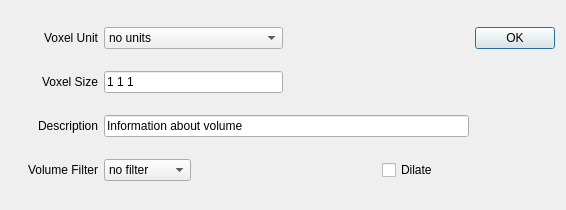
<?xml version="1.0" encoding="UTF-8"?>
<ui version="4.0">
 <class>SavePvlDialog</class>
 <widget class="QDialog" name="SavePvlDialog">
  <property name="geometry">
   <rect>
    <x>0</x>
    <y>0</y>
    <width>566</width>
    <height>210</height>
   </rect>
  </property>
  <property name="windowTitle">
   <string>Additional Information</string>
  </property>
  <property name="whatsThis">
   <string>&lt;!DOCTYPE HTML PUBLIC &quot;-//W3C//DTD HTML 4.0//EN&quot; &quot;http://www.w3.org/TR/REC-html40/strict.dtd&quot;&gt;
&lt;html&gt;&lt;head&gt;&lt;meta name=&quot;qrichtext&quot; content=&quot;1&quot; /&gt;&lt;style type=&quot;text/css&quot;&gt;
p, li { white-space: pre-wrap; }
&lt;/style&gt;&lt;/head&gt;&lt;body style=&quot; font-family:'MS Shell Dlg 2'; font-size:7.8pt; font-weight:400; font-style:normal;&quot;&gt;
&lt;p style=&quot;-qt-paragraph-type:empty; margin-top:0px; margin-bottom:0px; margin-left:0px; margin-right:0px; -qt-block-indent:0; text-indent:0px; font-size:8pt;&quot;&gt;&lt;/p&gt;&lt;/body&gt;&lt;/html&gt;</string>
  </property>
  <layout class="QGridLayout">
   <item row="0" column="0">
    <widget class="QLabel" name="label">
     <property name="text">
      <string>Voxel Unit</string>
     </property>
     <property name="alignment">
      <set>Qt::AlignRight|Qt::AlignTrailing|Qt::AlignVCenter</set>
     </property>
    </widget>
   </item>
   <item row="0" column="1" colspan="2">
    <widget class="QComboBox" name="voxelUnit">
     <item>
      <property name="text">
       <string>no units</string>
      </property>
     </item>
     <item>
      <property name="text">
       <string>angstrom</string>
      </property>
     </item>
     <item>
      <property name="text">
       <string>nanometer</string>
      </property>
     </item>
     <item>
      <property name="text">
       <string>micron</string>
      </property>
     </item>
     <item>
      <property name="text">
       <string>millimeter</string>
      </property>
     </item>
     <item>
      <property name="text">
       <string>centimeter</string>
      </property>
     </item>
     <item>
      <property name="text">
       <string>meter</string>
      </property>
     </item>
     <item>
      <property name="text">
       <string>kilometer</string>
      </property>
     </item>
     <item>
      <property name="text">
       <string>parsec</string>
      </property>
     </item>
     <item>
      <property name="text">
       <string>kiloparsec</string>
      </property>
     </item>
    </widget>
   </item>
   <item row="0" column="3" colspan="2">
    <spacer>
     <property name="orientation">
      <enum>Qt::Horizontal</enum>
     </property>
     <property name="sizeHint" stdset="0">
      <size>
       <width>53</width>
       <height>20</height>
      </size>
     </property>
    </spacer>
   </item>
   <item row="0" column="5" rowspan="3">
    <widget class="QDialogButtonBox" name="buttonBox">
     <property name="orientation">
      <enum>Qt::Vertical</enum>
     </property>
     <property name="standardButtons">
      <set>QDialogButtonBox::Ok</set>
     </property>
    </widget>
   </item>
   <item row="1" column="0">
    <widget class="QLabel" name="label_2">
     <property name="text">
      <string>Voxel Size</string>
     </property>
     <property name="alignment">
      <set>Qt::AlignRight|Qt::AlignTrailing|Qt::AlignVCenter</set>
     </property>
    </widget>
   </item>
   <item row="1" column="1" colspan="2">
    <widget class="QLineEdit" name="voxelSize">
     <property name="text">
      <string>1 1 1</string>
     </property>
    </widget>
   </item>
   <item row="1" column="3" colspan="2">
    <spacer>
     <property name="orientation">
      <enum>Qt::Horizontal</enum>
     </property>
     <property name="sizeHint" stdset="0">
      <size>
       <width>53</width>
       <height>20</height>
      </size>
     </property>
    </spacer>
   </item>
   <item row="2" column="0">
    <widget class="QLabel" name="label_3">
     <property name="text">
      <string>Description</string>
     </property>
     <property name="alignment">
      <set>Qt::AlignRight|Qt::AlignTrailing|Qt::AlignVCenter</set>
     </property>
    </widget>
   </item>
   <item row="2" column="1" colspan="4">
    <widget class="QLineEdit" name="description">
     <property name="text">
      <string>Information about volume</string>
     </property>
    </widget>
   </item>
   <item row="3" column="0">
    <widget class="QLabel" name="label_4">
     <property name="text">
      <string>Volume Filter</string>
     </property>
     <property name="alignment">
      <set>Qt::AlignRight|Qt::AlignTrailing|Qt::AlignVCenter</set>
     </property>
    </widget>
   </item>
   <item row="3" column="1">
    <widget class="QComboBox" name="volumeFilter">
     <property name="toolTip">
      <string>Averaging filters.</string>
     </property>
     <item>
      <property name="text">
       <string>no filter</string>
      </property>
     </item>
     <item>
      <property name="text">
       <string>3x3</string>
      </property>
     </item>
     <item>
      <property name="text">
       <string>5x5</string>
      </property>
     </item>
     <item>
      <property name="text">
       <string>7x7</string>
      </property>
     </item>
     <item>
      <property name="text">
       <string>9x9</string>
      </property>
     </item>
     <item>
      <property name="text">
       <string>11x11</string>
      </property>
     </item>
    </widget>
   </item>
   <item row="3" column="4">
    <widget class="QCheckBox" name="dilateFilter">
     <property name="toolTip">
      <string>&lt;!DOCTYPE HTML PUBLIC &quot;-//W3C//DTD HTML 4.0//EN&quot; &quot;http://www.w3.org/TR/REC-html40/strict.dtd&quot;&gt;
&lt;html&gt;&lt;head&gt;&lt;meta name=&quot;qrichtext&quot; content=&quot;1&quot; /&gt;&lt;style type=&quot;text/css&quot;&gt;
p, li { white-space: pre-wrap; }
&lt;/style&gt;&lt;/head&gt;&lt;body style=&quot; font-family:'MS Shell Dlg 2'; font-size:7.8pt; font-weight:400; font-style:normal;&quot;&gt;
&lt;p style=&quot; margin-top:0px; margin-bottom:0px; margin-left:0px; margin-right:0px; -qt-block-indent:0; text-indent:0px;&quot;&gt;&lt;span style=&quot; font-size:8pt;&quot;&gt;Dilation operation carried before smoothing.  Might prove useful when data contains only two distinct value. For e.g. voxelized medial-axis, networks etc.&lt;/span&gt;&lt;/p&gt;&lt;/body&gt;&lt;/html&gt;</string>
     </property>
     <property name="text">
      <string>Dilate</string>
     </property>
    </widget>
   </item>
  </layout>
 </widget>
 <resources/>
 <connections>
  <connection>
   <sender>buttonBox</sender>
   <signal>accepted()</signal>
   <receiver>SavePvlDialog</receiver>
   <slot>accept()</slot>
   <hints>
    <hint type="sourcelabel">
     <x>410</x>
     <y>80</y>
    </hint>
    <hint type="destinationlabel">
     <x>157</x>
     <y>274</y>
    </hint>
   </hints>
  </connection>
  <connection>
   <sender>buttonBox</sender>
   <signal>rejected()</signal>
   <receiver>SavePvlDialog</receiver>
   <slot>reject()</slot>
   <hints>
    <hint type="sourcelabel">
     <x>410</x>
     <y>80</y>
    </hint>
    <hint type="destinationlabel">
     <x>286</x>
     <y>274</y>
    </hint>
   </hints>
  </connection>
 </connections>
</ui>
